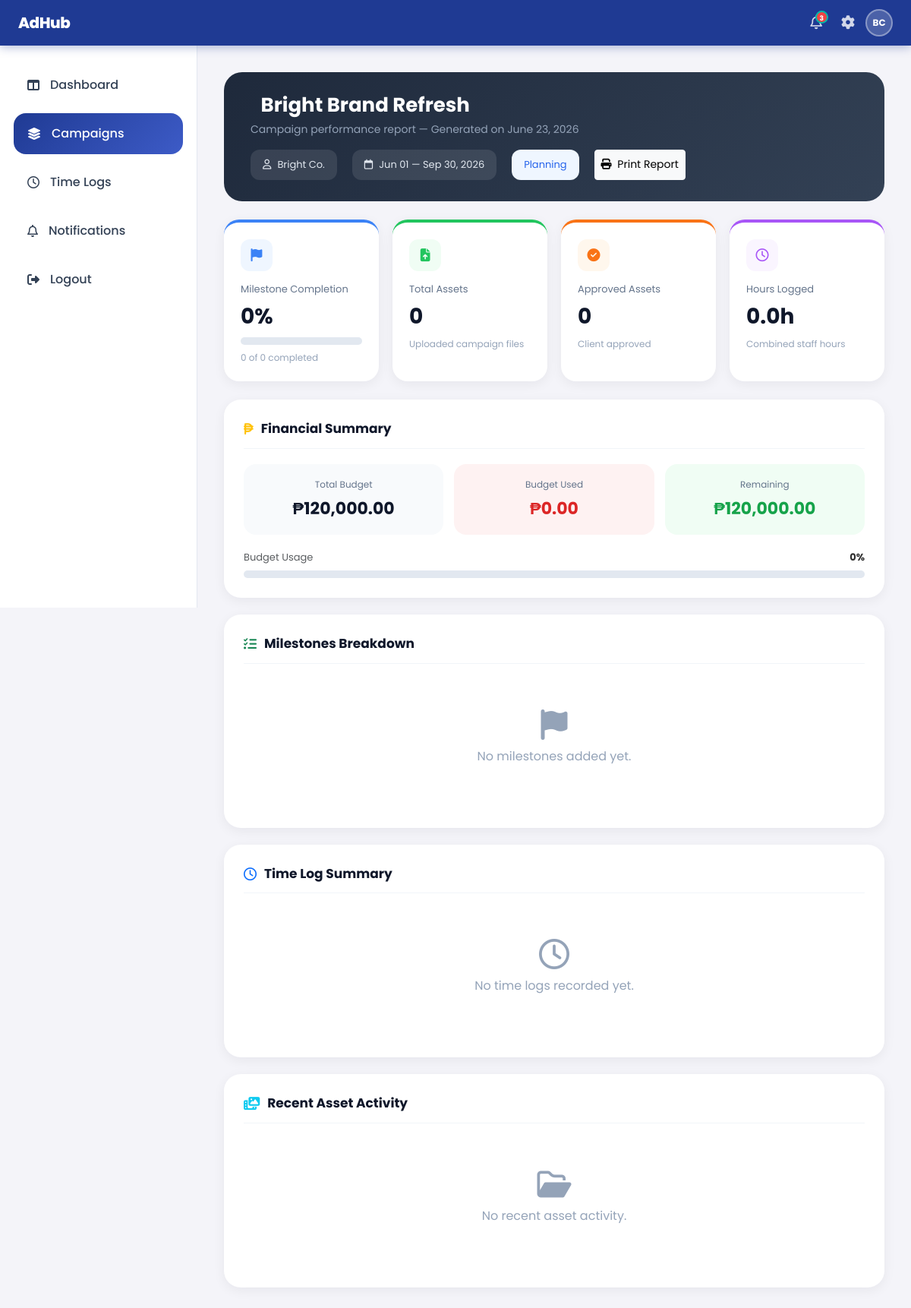
The page /client/reports/campaign_report.php?id=2 (signed in) on the database its author committed.
### tables this page shows
CREATE TABLE campaigns (
    campaign_id       INT          AUTO_INCREMENT PRIMARY KEY,
    campaign_name     VARCHAR(100),
    description       TEXT,
    budget            DECIMAL(10,2),
    client_id         INT,
    assigned_staff_id INT,
    start_date        DATE,
    deadline          DATE,
    status            VARCHAR(50),
    FOREIGN KEY (client_id)         REFERENCES users(user_id) ON DELETE CASCADE,
    FOREIGN KEY (assigned_staff_id) REFERENCES users(user_id) ON DELETE SET NULL
);

CREATE TABLE users (
    user_id     INT           AUTO_INCREMENT PRIMARY KEY,
    name        VARCHAR(100),
    email       VARCHAR(100)  UNIQUE,
    password    VARCHAR(255),
    role        ENUM('staff','client'),
    is_admin    BOOLEAN       DEFAULT FALSE,
    hourly_rate DECIMAL(10,2),
    profile_img VARCHAR(255)
);

### client/reports/campaign_report.php (the view, shortened to what this page needs)
<?php
include('../../includes/topbar.php');
$campaign_id = $_GET['id'] ?? 0;
$campaignQuery = mysqli_query($conn,"
    SELECT c.*, u.name as staff_name, cl.name as client_name
    FROM campaigns c
    LEFT JOIN users u  ON c.assigned_staff_id = u.user_id
    LEFT JOIN users cl ON c.client_id = cl.user_id
    WHERE c.campaign_id = '$campaign_id'
");
$campaign = mysqli_fetch_assoc($campaignQuery);
$campaign_name = $campaign['campaign_name'];
$status        = $campaign['status'];
$milestoneData    = mysqli_fetch_assoc(mysqli_query($conn,"
    SELECT COUNT(*) as total, SUM(status='approved') as completed
    FROM milestones WHERE campaign_id = '$campaign_id'
"));
$total_milestones     = $milestoneData['total']     ?? 0;
$completed_milestones = $milestoneData['completed'] ?? 0;
$milestone_percentage = $total_milestones > 0
    ? round(($completed_milestones / $total_milestones) * 100) : 0;
$total_assets = mysqli_fetch_assoc(mysqli_query($conn,"
    SELECT COUNT(*) as c FROM assets a
    LEFT JOIN milestones m ON a.milestone_id = m.milestone_id
    WHERE m.campaign_id = '$campaign_id'
"))['c'] ?? 0;
$approved_assets = mysqli_fetch_assoc(mysqli_query($conn,"
    SELECT COUNT(*) as c FROM approvals ap
    LEFT JOIN milestones m ON ap.milestone_id = m.milestone_id
    WHERE m.campaign_id = '$campaign_id' AND ap.status = 'approved'
"))['c'] ?? 0;
$total_retainer  = $campaign['budget'] ?? 0;
$used_budget     = mysqli_fetch_assoc(mysqli_query($conn,"
    SELECT SUM(cost) as s FROM time_logs WHERE campaign_id = '$campaign_id'
"))['s'] ?? 0;
$remaining_budget  = max(0, $total_retainer - $used_budget);
$budget_percentage = $total_retainer > 0
    ? round(($used_budget / $total_retainer) * 100) : 0;
$total_hours = mysqli_fetch_assoc(mysqli_query($conn,"
    SELECT SUM(hours) as s FROM time_logs WHERE campaign_id = '$campaign_id'
"))['s'] ?? 0;
$milestones = mysqli_query($conn,"
    SELECT * FROM milestones
    WHERE campaign_id = '$campaign_id'
    ORDER BY milestone_id ASC
");
$timeLogs = mysqli_query($conn,"
    SELECT u.name, SUM(t.hours) as total_hours, SUM(t.cost) as total_cost
    FROM time_logs t
    LEFT JOIN users u ON t.staff_id = u.user_id
    WHERE t.campaign_id = '$campaign_id'
    GROUP BY t.staff_id
    ORDER BY total_hours DESC
");
$recent_assets = mysqli_query($conn,"
    SELECT a.*, u.name as uploader
    FROM assets a
    LEFT JOIN users u      ON a.uploaded_by  = u.user_id
    LEFT JOIN milestones m ON a.milestone_id = m.milestone_id
    WHERE m.campaign_id = '$campaign_id'
    ORDER BY a.uploaded_at DESC
    LIMIT 5
");
$statusColors = [
    'planning'  => ['bg' => '#eff6ff', 'color' => '#2563eb', 'label' => 'Planning'],
    'active'    => ['bg' => '#fff7ed', 'color' => '#ea580c', 'label' => 'Active'],
    'review'    => ['bg' => '#faf5ff', 'color' => '#7c3aed', 'label' => 'Review'],
    'completed' => ['bg' => '#f0fdf4', 'color' => '#16a34a', 'label' => 'Completed'],
];
$sc = $statusColors[$status] ?? ['bg' => '#f1f5f9', 'color' => '#64748b', 'label' => ucfirst($status)];
?>
<!DOCTYPE html>
<html lang="en">
<head>
<link href="https://cdn.jsdelivr.net/npm/bootstrap@5.3.3/dist/css/bootstrap.min.css" rel="stylesheet">
<link rel="stylesheet" href="https://cdnjs.cloudflare.com/ajax/libs/font-awesome/6.5.1/css/all.min.css"/>
<link rel="stylesheet" href="/AdHub_V2/assets/css/style.css">
<link rel="stylesheet" href="/AdHub_V2/assets/css/dashboard.css">
</head>
<body>
<div class="sidebar">
    <div class="sidebar-menu">
        <a href="../dashboard/dashboard.php">
            <i class="fa-solid fa-table-columns"></i>
            Dashboard
        </a>
        <a href="../kanban/main_board.php" class="active">
            <i class="fa-solid fa-layer-group"></i>
            Campaigns
        </a>
        <a href="../timelogs/time_logs.php">
            <i class="fa-regular fa-clock"></i>
            Time Logs
        </a>
        <a href="../notifications/notifications.php">
            <i class="fa-regular fa-bell"></i>
            Notifications
        </a>
        <a href="../../auth/logout.php">
            <i class="fa-solid fa-right-from-bracket"></i>
            Logout
        </a>
    </div>
</div>
<div class="main-content">
    <div class="report-banner">
        <div>
            <h1>
                <?= htmlspecialchars($campaign_name); ?>
            </h1>
            <p>Campaign performance report &mdash; Generated on <?= date('F d, Y'); ?></p>
        </div>
        <div class="report-meta">
            <div class="meta-pill">
                <i class="fa-regular fa-user"></i>
                <?= htmlspecialchars($campaign['client_name'] ?? 'No Client'); ?>
            </div>
            <div class="meta-pill">
                <i class="fa-regular fa-calendar"></i>
                <?= date('M d', strtotime($campaign['start_date'])); ?>
                &mdash;
                <?= date('M d, Y', strtotime($campaign['deadline'])); ?>
            </div>
            <div class="meta-pill" style="background:<?= $sc['bg']; ?>; color:<?= $sc['color']; ?>;">
                <?= $sc['label']; ?>
            </div>
            <button onclick="window.print()"
                    class="btn btn-light btn-sm no-print">
                <i class="fa-solid fa-print me-1"></i> Print Report
            </button>
        </div>
    </div>
    <div class="kpi-grid">
        <div class="kpi-card blue">
            <div class="kpi-icon blue"><i class="fa-solid fa-flag"></i></div>
            <div class="kpi-label">Milestone Completion</div>
            <div class="kpi-value"><?= $milestone_percentage; ?>%</div>
            <div class="progress">
            </div>
            <div class="kpi-sub mt-2"><?= $completed_milestones; ?> of <?= $total_milestones; ?> completed</div>
        </div>
        <div class="kpi-card green">
            <div class="kpi-icon green"><i class="fa-solid fa-file-arrow-up"></i></div>
            <div class="kpi-label">Total Assets</div>
            <div class="kpi-value"><?= $total_assets; ?></div>
            <div class="kpi-sub">Uploaded campaign files</div>
        </div>
        <div class="kpi-card orange">
            <div class="kpi-icon orange"><i class="fa-solid fa-circle-check"></i></div>
            <div class="kpi-label">Approved Assets</div>
            <div class="kpi-value"><?= $approved_assets; ?></div>
            <div class="kpi-sub">Client approved</div>
        </div>
        <div class="kpi-card purple">
            <div class="kpi-icon purple"><i class="fa-regular fa-clock"></i></div>
            <div class="kpi-label">Hours Logged</div>
            <div class="kpi-value"><?= number_format($total_hours, 1); ?>h</div>
            <div class="kpi-sub">Combined staff hours</div>
        </div>
    </div>
    <div class="section-card">
        <div class="section-title">
            <i class="fa-solid fa-peso-sign text-warning"></i>
            Financial Summary
        </div>
        <div class="budget-grid">
            <div class="budget-box" style="background:#f8fafc;">
                <div class="b-label">Total Budget</div>
                <div class="b-value" style="color:#0f172a;">
                    ₱<?= number_format($total_retainer, 2); ?>
                </div>
            </div>
            <div class="budget-box" style="background:#fef2f2;">
                <div class="b-label">Budget Used</div>
                <div class="b-value" style="color:#dc2626;">
                    ₱<?= number_format($used_budget, 2); ?>
                </div>
            </div>
            <div class="budget-box" style="background:#f0fdf4;">
                <div class="b-label">Remaining</div>
                <div class="b-value" style="color:#16a34a;">
                    ₱<?= number_format($remaining_budget, 2); ?>
                </div>
            </div>
        </div>
        <div class="d-flex justify-content-between mb-2" style="font-size:13px;">
            <span class="text-muted">Budget Usage</span>
            <strong><?= $budget_percentage; ?>%
            </strong>
        </div>
        <div class="progress">
        </div>
    </div>
    <div class="section-card">
        <div class="section-title">
            <i class="fa-solid fa-list-check text-success"></i>
            Milestones Breakdown
        </div>
        <?php if(mysqli_num_rows($milestones) > 0){ ?>
        <table class="table custom-table">
            <thead>
                <tr>
                    <th>#</th>
                    <th>Milestone</th>
                    <th>Status</th>
                    <th>Deadline</th>
                </tr>
            </thead>
            <tbody>
            <?php $i = 1; while($mile = mysqli_fetch_assoc($milestones)) {
                $mStatus = $mile['status'];
                $mBadge  = match($mStatus){
                    'approved'  => 'bg-success',
                    'revision'  => 'bg-warning text-dark',
                    default     => 'bg-secondary'
                };
            ?>
                <tr>
                    <td class="text-muted"><?= $i++; ?></td>
                    <td><strong><?= htmlspecialchars($mile['title']); ?></strong></td>
                    <td><span class="badge <?= $mBadge; ?>"><?= ucfirst($mStatus); ?></span></td>
                    <td><?= date('M d, Y', strtotime($mile['deadline'])); ?></td>
                </tr>
            <?php } ?>
            </tbody>
        </table>
        <?php } else { ?>
            <div class="empty-state">
                <i class="fa-solid fa-flag"></i>
                <p>No milestones added yet.</p>
            </div>
        <?php } ?>
    </div>
    <div class="section-card">
        <div class="section-title">
            <i class="fa-regular fa-clock text-primary"></i>
            Time Log Summary
        </div>
        <?php if(mysqli_num_rows($timeLogs) > 0){ ?>
        <table class="table custom-table">
            <thead>
                <tr>
                    <th>Staff Member</th>
                    <th>Total Hours</th>
                    <th>Total Cost</th>
                    <th>Cost Share</th>
                </tr>
            </thead>
            <tbody>
            <?php while($log = mysqli_fetch_assoc($timeLogs)) {
                $share = $used_budget > 0
                    ? round(($log['total_cost'] / $used_budget) * 100) : 0;
            ?>
                <tr>
                    <td>
                        <div style="display:flex; align-items:center; gap:10px;">
                            <div style="
                                width:32px; height:32px; border-radius:50%;
                                background:#e2e8f0; color:#475569;
                                display:flex; align-items:center; justify-content:center;
                                font-weight:700; font-size:13px;
                            ">
                                <?= strtoupper(substr($log['name'], 0, 1)); ?>
                            </div>
                            <?= htmlspecialchars($log['name']); ?>
                        </div>
                    </td>
                    <td><?= number_format($log['total_hours'], 1); ?>h</td>
                    <td>₱<?= number_format($log['total_cost'], 2); ?></td>
                    <td>
                        <div class="d-flex align-items-center gap-2">
                            <div class="progress flex-grow-1" style="height:6px;">
                                <div class="progress-bar bg-primary"
                                     style="width:<?= $share; ?>%"></div>
                            </div>
                            <small><?= $share; ?>%</small>
                        </div>
                    </td>
                </tr>
            <?php } ?>
            </tbody>
        </table>
        <?php } else { ?>
            <div class="empty-state">
                <i class="fa-regular fa-clock"></i>
                <p>No time logs recorded yet.</p>
            </div>
        <?php } ?>
    </div>
    <div class="section-card">
        <div class="section-title">
            <i class="fa-solid fa-photo-film text-info"></i>
            Recent Asset Activity
        </div>
        <?php if(mysqli_num_rows($recent_assets) > 0){ ?>
            <?php while($asset = mysqli_fetch_assoc($recent_assets)) {
                $ext = strtoupper(pathinfo($asset['file_path'], PATHINFO_EXTENSION));
            ?>
            <div class="activity-item">
                <div class="activity-icon">
                    <i class="fa-solid fa-file-arrow-up"></i>
                </div>
                <div class="flex-grow-1">
                    <div class="activity-name">
                        <?= htmlspecialchars(basename($asset['file_path'])); ?>
                    </div>
                    <div class="activity-meta">
                        Uploaded by <strong><?= htmlspecialchars($asset['uploader']); ?></strong>
                        on <?= date('M d, Y h:i A', strtotime($asset['uploaded_at'])); ?>
                    </div>
                </div>
                <span style="
                    background:#1e293b; color:white;
                    font-size:10px; font-weight:700;
                    padding:3px 10px; border-radius:20px;
                    text-transform:uppercase; letter-spacing:0.5px;
                ">
                    <?= $ext; ?>
                </span>
            </div>
            <?php } ?>
        <?php } else { ?>
            <div class="empty-state">
                <i class="fa-regular fa-folder-open"></i>
                <p>No recent asset activity.</p>
            </div>
        <?php } ?>
    </div>
</div>
</body>
</html>

### rows shown on the page
campaigns: campaign_name "Bright Brand Refresh", client.name "Bright Co.", start_date "Jun 01", deadline "Sep 30, 2026", status "Planning", budget "120,000.00"

### other values the page prints
$unread_count "3"
$initials "BC"
$milestone_percentage "0"
$completed_milestones "0"
$total_milestones "0"
$total_assets "0"
$approved_assets "0"
$total_hours "0.0"
$used_budget "0.00"
$remaining_budget "120,000.00"
$budget_percentage "0"
